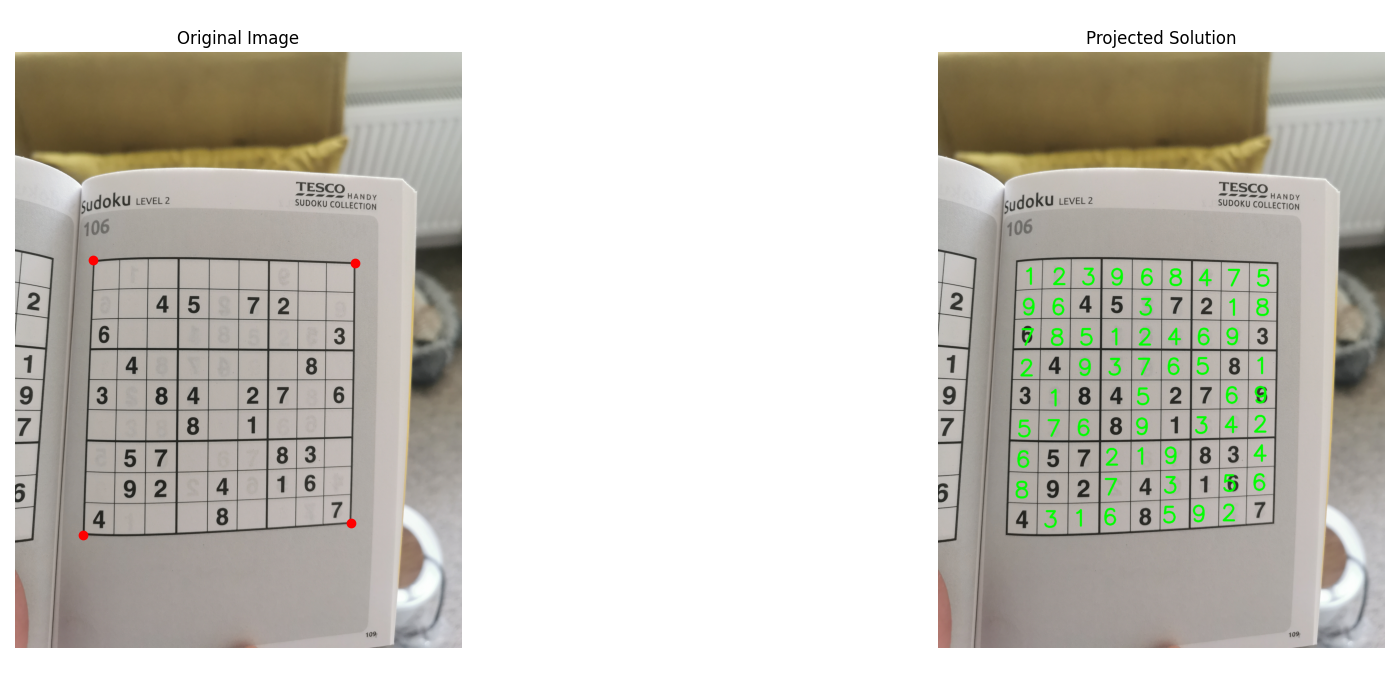
#> input picture BACKEND/comprehensive_sudoku_visualization.png, 1400 x 700 px
$ python -i image_processing.py   (imports and definitions only)
#> lines starting #> are read from the running program, lines starting #| are printed output that depends on the picture; after the words box and inside, x2 and y2 are one past the last pixel; in counts of white or black regions, pixels touching at a corner belong together
### BACKEND/utils.py
import numpy as np
import cv2

def order_points(pts):
    """Order points in clockwise order starting from top-left"""
    rect = np.zeros((4, 2), dtype=np.float32)

    # Top-left will have smallest sum
    # Bottom-right will have largest sum
    s = pts.sum(axis=1)
    rect[0] = pts[np.argmin(s)]
    rect[2] = pts[np.argmax(s)]

    # Top-right will have smallest difference
    # Bottom-left will have largest difference
    diff = np.diff(pts, axis=1)
    rect[1] = pts[np.argmin(diff)]
    rect[3] = pts[np.argmax(diff)]

    return rect

### BACKEND/image_processing.py
from logging import debug
import cv2
import numpy as np
import tensorflow as tf
import matplotlib.pyplot as plt

from utils import order_points
from visualization import show_image, show_processing_steps

# [385 lines left out: functions preprocess_image, show_stages, remove_grid_lines, split_into_cells, process_cell, extract_digits, not called in this run]


>>> result = preprocess_image('comprehensive_sudoku_visualization.png')
#> in preprocess_image, img is the input picture: shape (700, 1400, 3); mean B, G, R 194.2, 201.3, 203.8
#| [DEBUG] Original image shape: (700, 1400, 3)
#| [DEBUG] Image type: <class 'numpy.ndarray'>
#| [DEBUG] Image dtype: uint8
#> in preprocess_image, `gray = cv2.cvtColor(img, cv2.COLOR_BGR2GRAY)`:
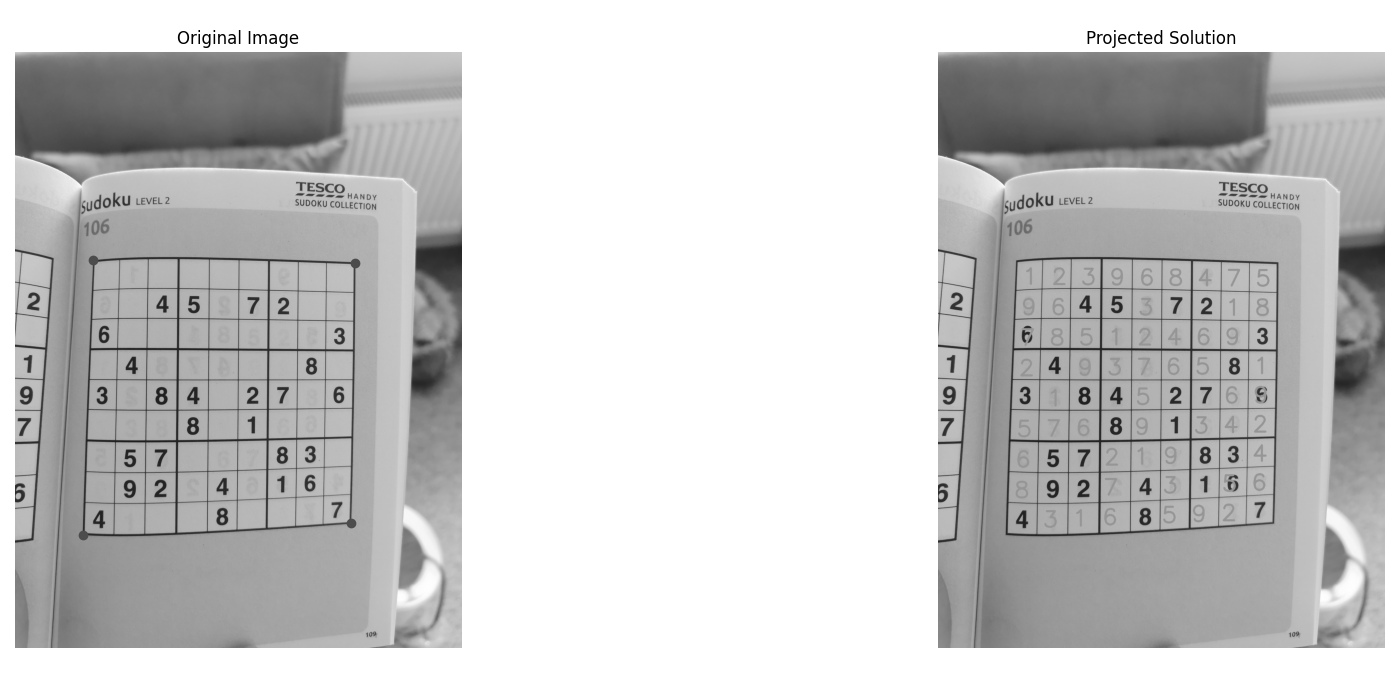
#> gray: shape (700, 1400); min 0, max 255, mean 201.2
#| [DEBUG] Grayscale shape: (700, 1400)
#| [DEBUG] Grayscale dtype: uint8
#| [DEBUG] Gray value range: 0 to 255
#> in preprocess_image, `thresh = cv2.adaptiveThreshold(blur, 255, cv2.ADAPTIVE_THRESH_GAUSSIAN..`:
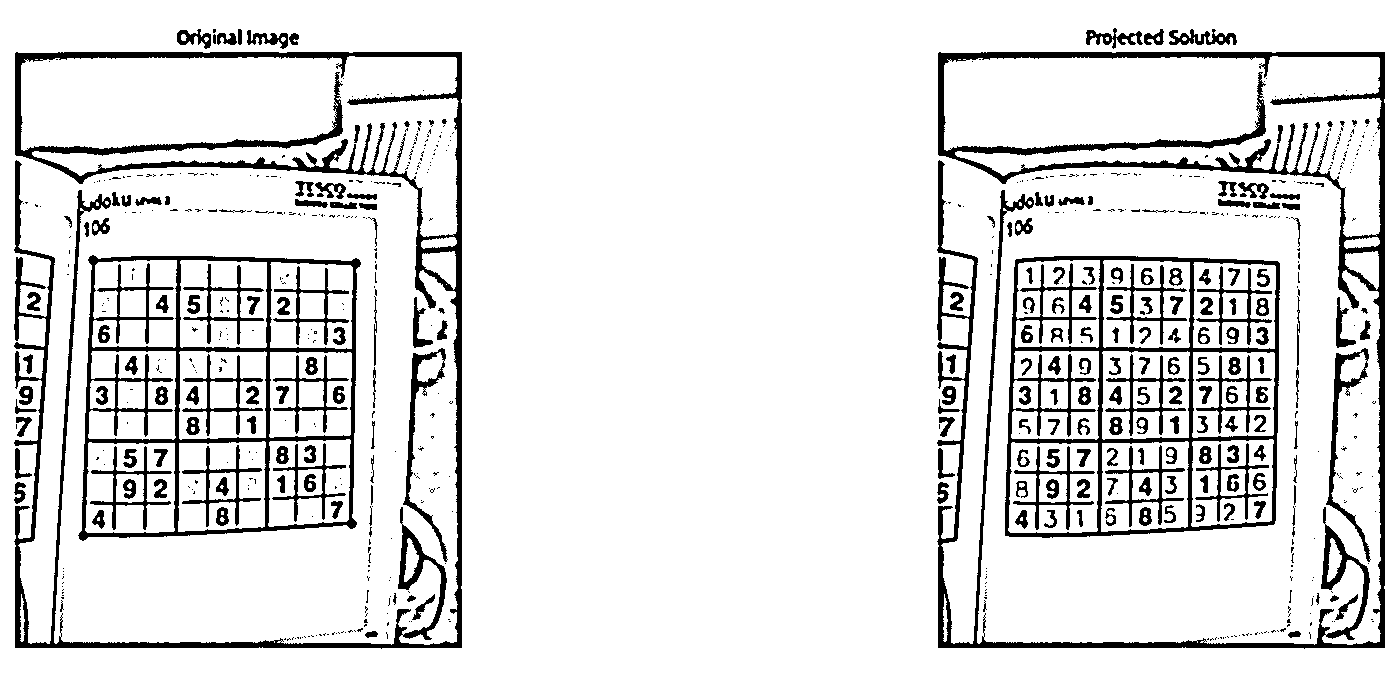
#> thresh: shape (700, 1400); 88.9% white; 712 black regions (492 under 20 px), largest, box (x1, y1, x2, y2) and area: (937, 52, 1385, 649) 23090, (14, 52, 462, 649) 23079, (78, 255, 361, 541) 10742
#> in preprocess_image, `thresh = cv2.bitwise_not(thresh)`: thresh: shape (700, 1400); 11.1% white; 712 white regions (492 under 20 px)
#> in preprocess_image, `contours, _ = cv2.findContours(thresh, cv2.RETR_EXTERNAL, cv2.CHAIN_AP..`: contours = 402 contours, 334 with area under 20; largest, box (x1, y1, x2, y2) and area: (78, 255, 361, 541) 73590, (1005, 256, 1280, 538) 73440, (937, 52, 1385, 649) 67396, (14, 52, 462, 649) 67386, (1326, 348, 1371, 562) 1715
#| [DEBUG] Found 402 contours
#> in preprocess_image, `cv2.drawContours(contour_img, contours, -1, (0, 255, 0), 2)`:
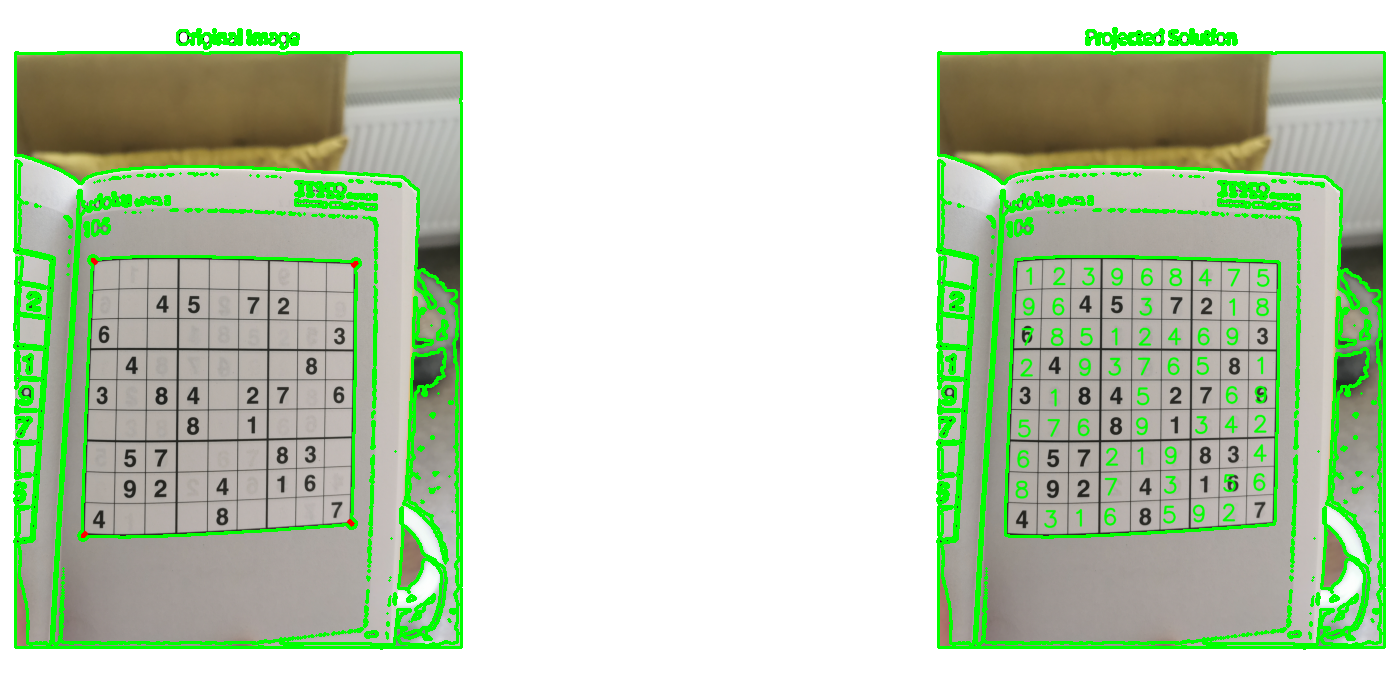
#> contour_img: shape (700, 1400, 3); 7.14% of pixels changed, all inside (x1, y1, x2, y2) = (13, 27, 1386, 650)
#> the loop in preprocess_image, `for contour in contours:` made 402 passes
#> after the loop in preprocess_image, `for contour in contours:`: grid_contour = contour of 167 points, box (x1, y1, x2, y2) (78, 255, 361, 541), area 73590; max_area = 73590
#| [DEBUG] Largest contour area: 73590.0
#> in preprocess_image, `cv2.drawContours(grid_img, [grid_contour], -1, (0, 255, 0), 2)`:
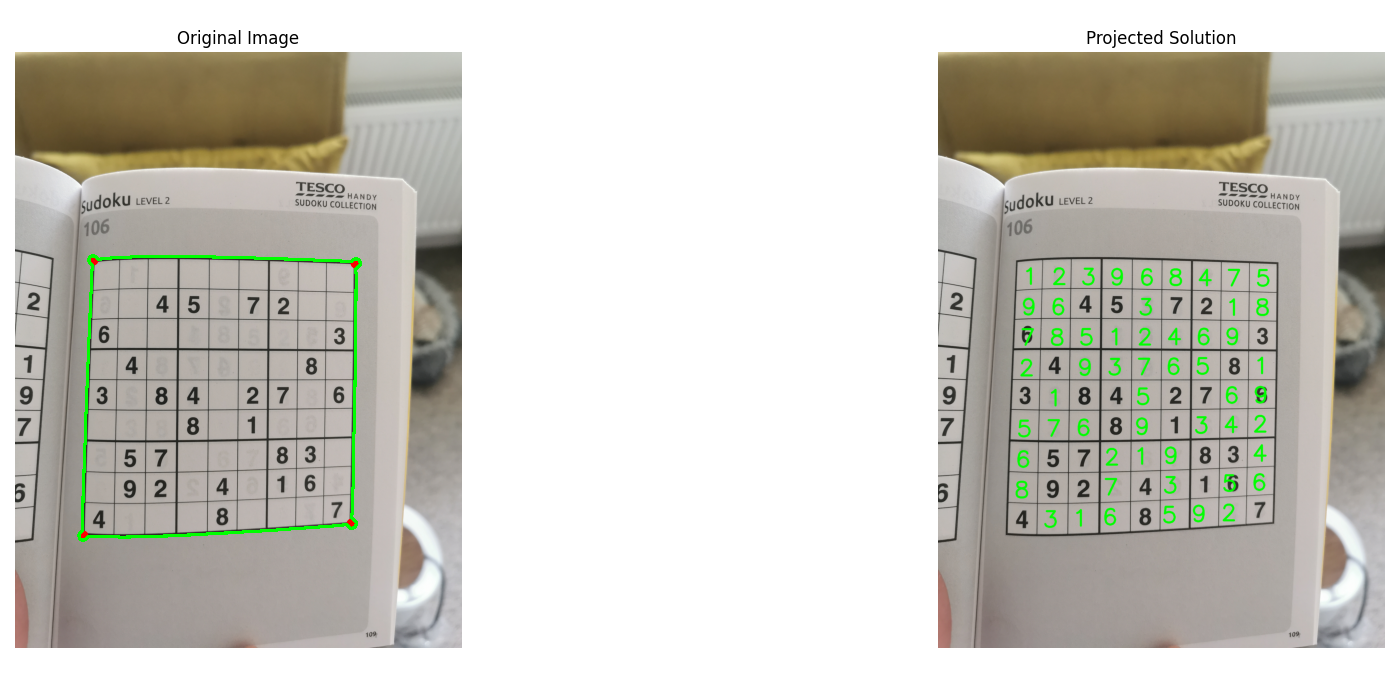
#> grid_img: shape (700, 1400, 3); 0.36% of pixels changed, all inside (x1, y1, x2, y2) = (77, 254, 362, 542)
#> in preprocess_image, `peri = cv2.arcLength(grid_contour, True)`: peri = 1140.4
#> in preprocess_image, `approx = cv2.approxPolyDP(grid_contour, 0.02 * peri, True)`: approx = [[90, 256], [79, 538], [354, 527], [359, 260]]
#> in order_points, `s = pts.sum(axis=1)`: s = [346, 617, 881, 619]
#> in order_points, `diff = np.diff(pts, axis=1)`: diff = [166, 459, 173, -99]
#> in preprocess_image, `pts = order_points(pts)`: pts = [[90, 256], [359, 260], [354, 527], [79, 538]]
#> in preprocess_image, `grid_width = max( np.linalg.norm(pts[1] - pts[0]),`: grid_width = 275.2
#> in preprocess_image, `grid_height = max( np.linalg.norm(pts[2] - pts[1]),`: grid_height = 282.2
#|     Width: 275px
#|     Height: 282px
#|     Area ratio: 0.079
#> the loop in preprocess_image, `for pt in pts:` made 4 passes
#> after the loop in preprocess_image, `for pt in pts:`: grid_img: shape (700, 1400, 3); 0.03% of pixels changed, all inside (x1, y1, x2, y2) = (74, 251, 365, 544)
#> after the loop in preprocess_image, `for pt in pts:`: processing_steps = 7 items
#> in preprocess_image, `width = max(np.linalg.norm(pts[1] - pts[0]), np.linalg.norm(pts[3] - p..`: width = 275.2
#> in preprocess_image, `height = max(np.linalg.norm(pts[2] - pts[1]), np.linalg.norm(pts[3] - ..`: height = 282.2
#> in preprocess_image, `dst = np.float32([[0, 0], [width - 1, 0], [width - 1, height - 1], [0,..`: dst = [[0, 0], [274.2, 0], [274.2, 281.2], [0, 281.2]]
#> in preprocess_image, `matrix = cv2.getPerspectiveTransform(pts, dst)`: matrix = [[0.965, 0.0376, -96.5], [-0.0151, 1.02, -259.1], [-0.000196, 6.77e-05, 1]]
#> in preprocess_image, `warped = cv2.warpPerspective(gray, matrix, (int(width), int(height)))`:
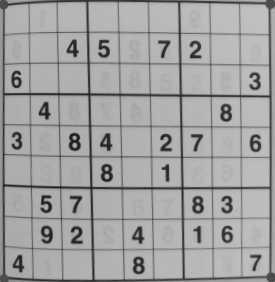
#> warped: shape (282, 275); min 30, max 193, mean 161.6
#> (the run stopped early here; a loop or call above may not have finished)

$ run again, on BACKEND/visualize_solution.png
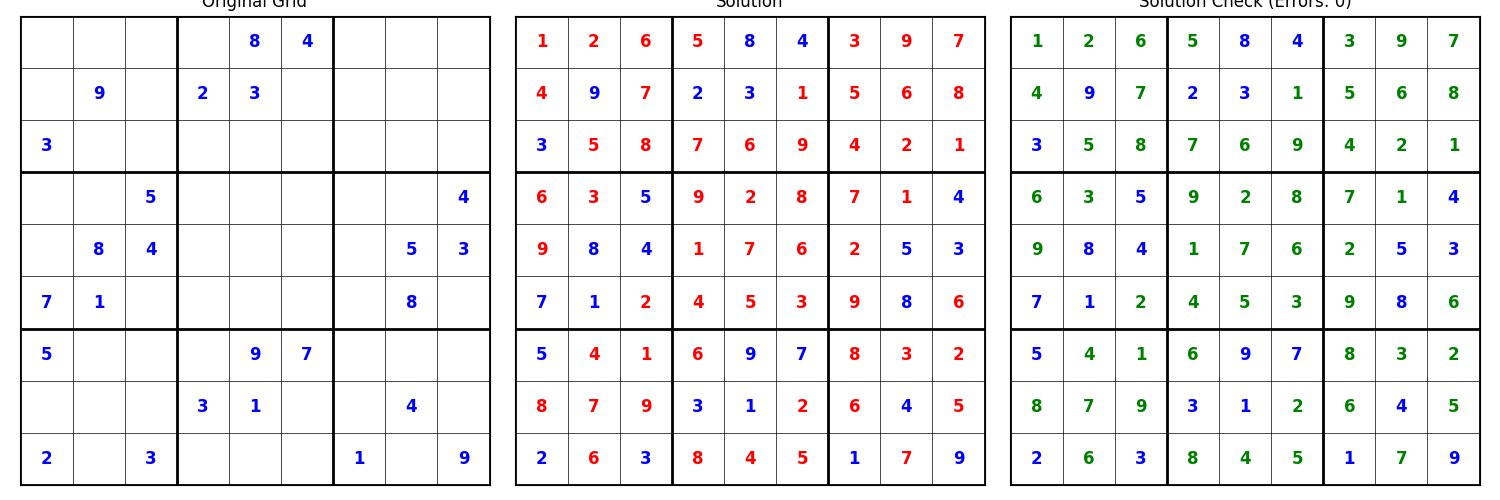
#> input picture BACKEND/visualize_solution.png, 1500 x 500 px
#> in preprocess_image, img is the input picture: shape (500, 1500, 3); mean B, G, R 239.1, 238, 238.7
#| [DEBUG] Original image shape: (500, 1500, 3)
#| [DEBUG] Image type: <class 'numpy.ndarray'>
#| [DEBUG] Image dtype: uint8
#| [DEBUG] Grayscale shape: (500, 1500)
#| [DEBUG] Grayscale dtype: uint8
#| [DEBUG] Gray value range: 0 to 255
#> in preprocess_image, `thresh = cv2.adaptiveThreshold(blur, 255, cv2.ADAPTIVE_THRESH_GAUSSIAN..`:
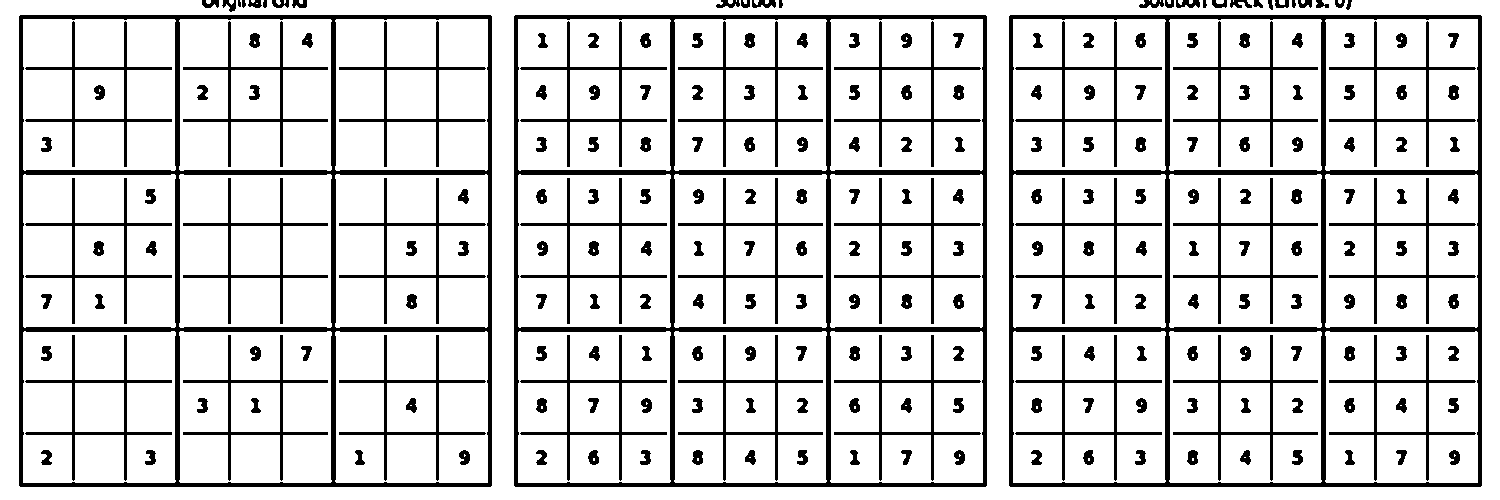
#> thresh: shape (500, 1500); 84.2% white; 243 black regions (1 under 20 px), largest, box (x1, y1, x2, y2) and area: (19, 15, 492, 487) 16594, (514, 15, 987, 487) 16594, (1009, 15, 1482, 487) 16594
#> contours = 29 contours, 6 with area under 20; largest, box (x1, y1, x2, y2) and area: (1009, 15, 1482, 487) 222310, (514, 15, 987, 487) 222310, (19, 15, 492, 487) 222310, (1176, 0, 1200, 8) 97, (752, 0, 776, 8) 97
#| [DEBUG] Found 29 contours
#> contour_img: shape (500, 1500, 3); 2.65% of pixels changed, all inside (x1, y1, x2, y2) = (18, 0, 1483, 488)
#> the loop in preprocess_image, `for contour in contours:` made 29 passes
#> after the loop in preprocess_image, `for contour in contours:`: grid_contour = [[1010, 15], [1009, 16], [1009, 485], [1010, 486], [1480, 486], [1481, 485], [1481, 16], [1480, 15]]; max_area = 222310
#| [DEBUG] Largest contour area: 222310.0
#> peri = 1883.7
#> approx = [[1010, 15], [1009, 485], [1480, 486], [1481, 16]]
#> s = [1025, 1494, 1966, 1497]
#> diff = [-995, -524, -994, -1465]
#> in preprocess_image, `pts = order_points(pts)`: pts = [[1010, 15], [1481, 16], [1480, 486], [1009, 485]]
#> grid_width = 471
#> grid_height = 470
#|     Width: 471px
#|     Height: 470px
#|     Area ratio: 0.295
#> the loop in preprocess_image, `for pt in pts:` made 4 passes
#> after the loop in preprocess_image, `for pt in pts:`: processing_steps = 7 items
#> in preprocess_image, `width = max(np.linalg.norm(pts[1] - pts[0]), np.linalg.norm(pts[3] - p..`: width = 471
#> in preprocess_image, `height = max(np.linalg.norm(pts[2] - pts[1]), np.linalg.norm(pts[3] - ..`: height = 470
#> dst = [[0, 0], [470, 0], [470, 469], [0, 469]]
#> matrix = [[0.998, 0.00212, -1007.9], [-0.00212, 0.998, -12.83], [9.19e-20, 2.58e-19, 1]]
#> in preprocess_image, `warped = cv2.warpPerspective(gray, matrix, (int(width), int(height)))`:
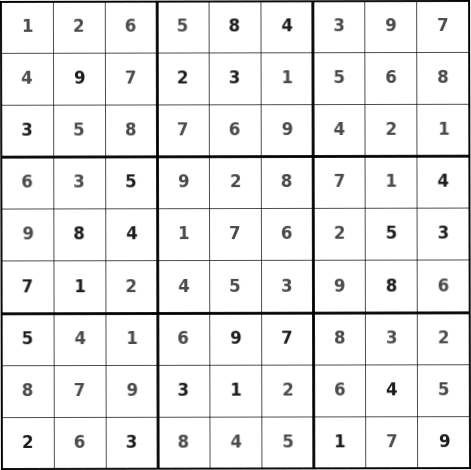
#> warped: shape (470, 471); min 0, max 255, mean 235.5
